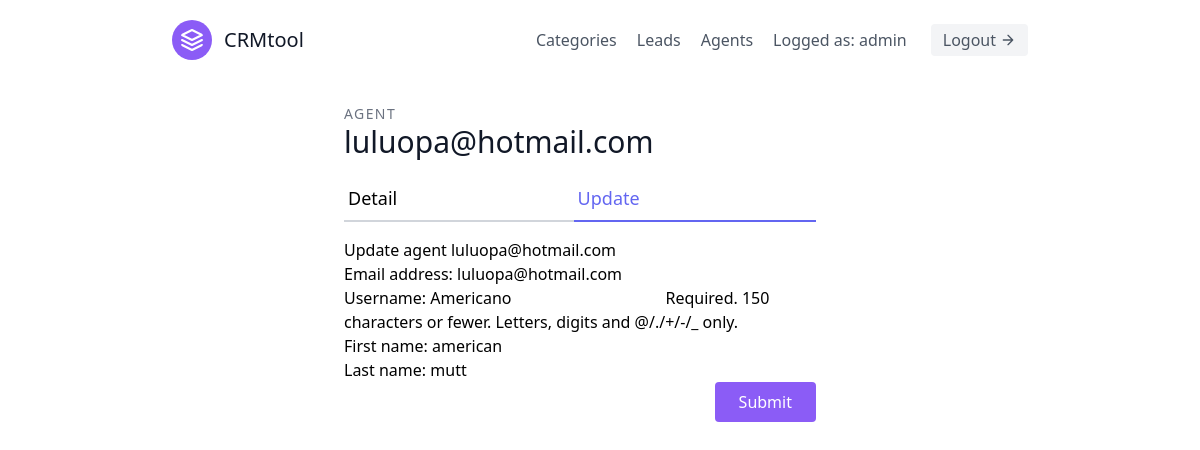
Page /agents/update/1 (signed in) on the committed database.
### leads/models.py (models this page shows)
class User(AbstractUser):
    is_organisor = models.BooleanField(default=True)
    is_agent = models.BooleanField(default=False)

### agents/views.py (the view, shortened to what this page needs)
# urls.py: path('update/<int:pk>', AgentUpdateView.as_view(), name='agent_update'),
class AgentUpdateView(LoginOrganiserRequiredMixin, generic.UpdateView):
    template_name = 'agents/update_agent.html'
    form_class = AgentModelForm
    context_object_name = 'user'
    def get_queryset(self):
        organisation = self.request.user.userprofile
        return Agent.objects.filter(organisation=organisation)
    def get_object(self):
        instance = super(AgentUpdateView, self).get_object(queryset=self.get_queryset())
        instance = instance.user
        return instance

### agents/forms.py
class AgentModelForm(forms.ModelForm):
    class Meta:
        model = User
        fields = (
            'email',
            'username',
            'first_name',
            'last_name'
        )

### agents/mixins.py (called while the page is built)
    def dispatch(self, request, *args, **kwargs):
        print(request.user.is_organisor)
        if not request.user.is_authenticated or not request.user.is_organisor:
            return redirect('leads:list_lead')
        return super().dispatch(request, *args, **kwargs)

### agents/templates/agents/update_agent.html (shortened to what this page needs)
{% extends 'base.html' %}
{% load tailwind_filters %}
{% block content %}
<div class="main max-w-lg mx-auto">
            <div class="w-full lg:pr-10 lg:py-6 mb-6 lg:mb-0">
            <h2 class="text-sm title-font text-gray-500 tracking-widest">AGENT</h2>
            <h1 class="text-gray-900 text-3xl title-font font-medium mb-4"> {{ user.email }} </h1>
            <div class="flex mb-4">
                <a href="{% url 'agents:agent_detail' pk=user.agent.id %}" class="flex-grow border-b-2 border-gray-300 py-2 text-lg px-1">Detail</a>
                <a href="{% url 'agents:agent_update' pk=user.agent.id %}" class="flex-grow text-indigo-500 border-b-2 border-indigo-500 py-2 text-lg px-1">Update</a>
            </div>
            <div class="main">
                <h1>Update agent {{ user.email }}</h1>
                <form method="POST">
                    {{ form|crispy }}
                    <button class="flex ml-auto text-white bg-purple-500 border-0 py-2 px-6 focus:outline-none hover:bg-purple-600 rounded">Submit</button>
                </form>
            </div>
    </div>
{% endblock content%}

### templates/navbar.html
<header class="text-gray-600 body-font">
    <div class="container mx-auto flex flex-wrap p-5 flex-col md:flex-row items-center">
        <a class="flex title-font font-medium items-center text-gray-900 mb-4 md:mb-0">
        <svg xmlns="http://www.w3.org/2000/svg" fill="none" stroke="currentColor" stroke-linecap="round" stroke-linejoin="round" stroke-width="2" class="w-10 h-10 text-white p-2 bg-purple-500 rounded-full" viewBox="0 0 24 24">
            <path d="M12 2L2 7l10 5 10-5-10-5zM2 17l10 5 10-5M2 12l10 5 10-5"></path>
        </svg>
        <span class="ml-3 text-xl">CRMtool</span>
        </a>
        <nav class="md:ml-auto flex flex-wrap items-center text-base justify-center">
        {% if not request.user.is_authenticated %}
            <a href="{% url 'singup' %}" class="mr-5 hover:text-gray-900">SingUp</a>
        {% else %}
            <a href="{% url 'leads:list_category' %}" class="mr-5 hover:text-gray-900">Categories</a>
            <a href="{% url 'leads:list_lead' %}" class="mr-5 hover:text-gray-900">Leads</a>
            {% if not request.user.is_agent %}
                <a href="{% url 'agents:agent_list' %}" class="mr-5 hover:text-gray-900">Agents</a>
            {% endif %}
                Logged as: {{ request.user.username }}
        {% endif %}
        </nav>
        {% if not request.user.is_authenticated %}
            <a href="{% url 'login' %}" class="inline-flex items-center bg-gray-100 border-0 py-1 px-3 focus:outline-none hover:bg-gray-200 rounded text-base mt-4 md:mt-0">Login
            <svg fill="none" stroke="currentColor" stroke-linecap="round" stroke-linejoin="round" stroke-width="2" class="w-4 h-4 ml-1" viewBox="0 0 24 24">
            <path d="M5 12h14M12 5l7 7-7 7"></path>
            </svg>
            </a>
        {% else %}
            <a href="{% url 'logout' %}" class="ml-6 inline-flex items-center bg-gray-100 border-0 py-1 px-3 focus:outline-none hover:bg-gray-200 rounded text-base mt-4 md:mt-0">Logout
            <svg fill="none" stroke="currentColor" stroke-linecap="round" stroke-linejoin="round" stroke-width="2" class="w-4 h-4 ml-1" viewBox="0 0 24 24">
            <path d="M5 12h14M12 5l7 7-7 7"></path>
            </svg>
            </a>
        {% endif %}
    </div>
</header>

### rows in the picture
User: user.username "admin"
User: email "luluopa@hotmail.com", username "Americano", first_name "american", last_name "mutt"
